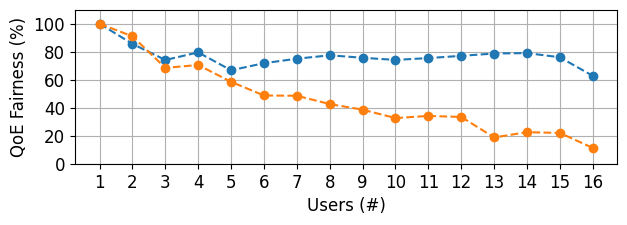

This chart was generated by the following Python code:
import json
import matplotlib.pyplot as plt

tamanho_fonte = 12

def raj_jain_fairness(latencies):
    n = len(latencies)
    sum_latencies = sum(latencies)
    sum_latencies_squared = sum(latencies_i ** 2 for latencies_i in latencies)
    fairness_index = (sum_latencies ** 2) / (n * sum_latencies_squared)
    return fairness_index

my_list = {}
C7_list = {}

for user in range(1, 17):
    if user in range(1, 6):
        json_obj = json.load(open("../{}_users_4_BSs_2_MEC_solution.json".format(user), 'r'))
    else:
        json_obj = json.load(open("../Heuristic_{}_users_4_BSs_2_MEC_solution.json".format(user), 'r'))
    
    my_list[user] = []

    for i in json_obj["Solution"]["Users_QoE"]:
        my_list[user].append(json_obj["Solution"]["Users_QoE"][i])
    
    json_obj = json.load(open("../C7_{}_users_4_BSs_2_MEC_solution.json".format(user), 'r'))
    
    C7_list[user] = []

    for i in json_obj["Solution"]["Users_QoE"]:
        C7_list[user].append(json_obj["Solution"]["Users_QoE"][i])

    # Calculate Raj Jain fairness index for each list
    my_list_fairness = raj_jain_fairness(my_list)
    C7_list_fairness = raj_jain_fairness(C7_list)

    # Print the results
    print(f"Raj Jain fairness index for my_list: {my_list_fairness}")
    print(f"Raj Jain fairness index for c7_list: {C7_list_fairness}")


# Prepare data for plotting
users = list(range(1, 17))
my_list_fairness_values = [raj_jain_fairness(my_list[user]) for user in users]
C7_list_fairness_values = [raj_jain_fairness(C7_list[user]) for user in users]

# Plot the data
plt.figure(figsize=(7, 2))
plt.plot(users, my_list_fairness_values, label='VR-GamingX', marker='o', linestyle='--', linewidth = 1.5)
plt.plot(users, C7_list_fairness_values, label='Du [10]', marker='o', linestyle='--', linewidth = 1.5)

plt.ylim(0, 1.1)

plt.xticks([i for i in range(1, 17)], fontsize=tamanho_fonte)
plt.yticks([0, 0.2, 0.4, 0.6, 0.8, 1], ['0', '20', '40', '60', '80', '100'], fontsize=tamanho_fonte)

# Add titles and labels
plt.xlabel('Users (#)', fontsize=tamanho_fonte)
plt.ylabel('QoE Fairness (%)', fontsize=tamanho_fonte)
# plt.legend(fontsize=tamanho_fonte, ncols=2, loc='upper right')
plt.grid(True)

plt.savefig('raj_jain_QoE.png', bbox_inches='tight')